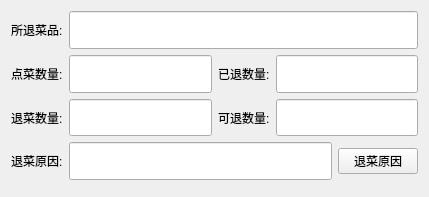
<?xml version="1.0" encoding="UTF-8"?>
<ui version="4.0">
 <class>back_cook</class>
 <widget class="QDialog" name="back_cook">
  <property name="geometry">
   <rect>
    <x>0</x>
    <y>0</y>
    <width>429</width>
    <height>197</height>
   </rect>
  </property>
  <property name="sizePolicy">
   <sizepolicy hsizetype="Preferred" vsizetype="Preferred">
    <horstretch>0</horstretch>
    <verstretch>0</verstretch>
   </sizepolicy>
  </property>
  <property name="minimumSize">
   <size>
    <width>0</width>
    <height>0</height>
   </size>
  </property>
  <property name="windowTitle">
   <string>Dialog</string>
  </property>
  <layout class="QVBoxLayout" name="verticalLayout">
   <item>
    <layout class="QHBoxLayout" name="horizontalLayout_2">
     <item>
      <widget class="QLabel" name="label_2">
       <property name="sizePolicy">
        <sizepolicy hsizetype="Minimum" vsizetype="Expanding">
         <horstretch>0</horstretch>
         <verstretch>0</verstretch>
        </sizepolicy>
       </property>
       <property name="minimumSize">
        <size>
         <width>0</width>
         <height>0</height>
        </size>
       </property>
       <property name="text">
        <string>所退菜品:</string>
       </property>
      </widget>
     </item>
     <item>
      <widget class="QLineEdit" name="lineEdit">
       <property name="sizePolicy">
        <sizepolicy hsizetype="Expanding" vsizetype="Expanding">
         <horstretch>0</horstretch>
         <verstretch>0</verstretch>
        </sizepolicy>
       </property>
       <property name="minimumSize">
        <size>
         <width>0</width>
         <height>0</height>
        </size>
       </property>
       <property name="alignment">
        <set>Qt::AlignLeading|Qt::AlignLeft|Qt::AlignVCenter</set>
       </property>
      </widget>
     </item>
    </layout>
   </item>
   <item>
    <layout class="QHBoxLayout" name="horizontalLayout_3">
     <item>
      <widget class="QLabel" name="label_3">
       <property name="sizePolicy">
        <sizepolicy hsizetype="Minimum" vsizetype="Expanding">
         <horstretch>0</horstretch>
         <verstretch>0</verstretch>
        </sizepolicy>
       </property>
       <property name="minimumSize">
        <size>
         <width>0</width>
         <height>0</height>
        </size>
       </property>
       <property name="text">
        <string>点菜数量:</string>
       </property>
      </widget>
     </item>
     <item>
      <widget class="QLineEdit" name="lineEdit_2">
       <property name="sizePolicy">
        <sizepolicy hsizetype="Expanding" vsizetype="Expanding">
         <horstretch>0</horstretch>
         <verstretch>0</verstretch>
        </sizepolicy>
       </property>
       <property name="minimumSize">
        <size>
         <width>0</width>
         <height>0</height>
        </size>
       </property>
       <property name="alignment">
        <set>Qt::AlignLeading|Qt::AlignLeft|Qt::AlignVCenter</set>
       </property>
      </widget>
     </item>
     <item>
      <widget class="QLabel" name="label_4">
       <property name="sizePolicy">
        <sizepolicy hsizetype="Minimum" vsizetype="Expanding">
         <horstretch>0</horstretch>
         <verstretch>0</verstretch>
        </sizepolicy>
       </property>
       <property name="minimumSize">
        <size>
         <width>0</width>
         <height>0</height>
        </size>
       </property>
       <property name="text">
        <string>已退数量:</string>
       </property>
      </widget>
     </item>
     <item>
      <widget class="QLineEdit" name="lineEdit_3">
       <property name="sizePolicy">
        <sizepolicy hsizetype="Expanding" vsizetype="Expanding">
         <horstretch>0</horstretch>
         <verstretch>0</verstretch>
        </sizepolicy>
       </property>
       <property name="minimumSize">
        <size>
         <width>0</width>
         <height>0</height>
        </size>
       </property>
       <property name="alignment">
        <set>Qt::AlignLeading|Qt::AlignLeft|Qt::AlignVCenter</set>
       </property>
      </widget>
     </item>
    </layout>
   </item>
   <item>
    <layout class="QHBoxLayout" name="horizontalLayout_4">
     <item>
      <widget class="QLabel" name="label_5">
       <property name="sizePolicy">
        <sizepolicy hsizetype="Minimum" vsizetype="Expanding">
         <horstretch>0</horstretch>
         <verstretch>0</verstretch>
        </sizepolicy>
       </property>
       <property name="minimumSize">
        <size>
         <width>0</width>
         <height>0</height>
        </size>
       </property>
       <property name="text">
        <string>退菜数量:</string>
       </property>
      </widget>
     </item>
     <item>
      <widget class="QLineEdit" name="lineEdit_5">
       <property name="sizePolicy">
        <sizepolicy hsizetype="Expanding" vsizetype="Expanding">
         <horstretch>0</horstretch>
         <verstretch>0</verstretch>
        </sizepolicy>
       </property>
       <property name="minimumSize">
        <size>
         <width>0</width>
         <height>0</height>
        </size>
       </property>
       <property name="alignment">
        <set>Qt::AlignLeading|Qt::AlignLeft|Qt::AlignVCenter</set>
       </property>
      </widget>
     </item>
     <item>
      <widget class="QLabel" name="label_6">
       <property name="sizePolicy">
        <sizepolicy hsizetype="Minimum" vsizetype="Expanding">
         <horstretch>0</horstretch>
         <verstretch>0</verstretch>
        </sizepolicy>
       </property>
       <property name="minimumSize">
        <size>
         <width>0</width>
         <height>0</height>
        </size>
       </property>
       <property name="text">
        <string>可退数量:</string>
       </property>
      </widget>
     </item>
     <item>
      <widget class="QLineEdit" name="lineEdit_4">
       <property name="sizePolicy">
        <sizepolicy hsizetype="Expanding" vsizetype="Expanding">
         <horstretch>0</horstretch>
         <verstretch>0</verstretch>
        </sizepolicy>
       </property>
       <property name="minimumSize">
        <size>
         <width>0</width>
         <height>0</height>
        </size>
       </property>
       <property name="alignment">
        <set>Qt::AlignLeading|Qt::AlignLeft|Qt::AlignVCenter</set>
       </property>
      </widget>
     </item>
    </layout>
   </item>
   <item>
    <layout class="QHBoxLayout" name="horizontalLayout_5">
     <item>
      <widget class="QLabel" name="label_7">
       <property name="sizePolicy">
        <sizepolicy hsizetype="Minimum" vsizetype="Expanding">
         <horstretch>0</horstretch>
         <verstretch>0</verstretch>
        </sizepolicy>
       </property>
       <property name="minimumSize">
        <size>
         <width>0</width>
         <height>0</height>
        </size>
       </property>
       <property name="text">
        <string>退菜原因:</string>
       </property>
      </widget>
     </item>
     <item>
      <widget class="QLineEdit" name="lineEdit_6">
       <property name="sizePolicy">
        <sizepolicy hsizetype="Expanding" vsizetype="Expanding">
         <horstretch>0</horstretch>
         <verstretch>0</verstretch>
        </sizepolicy>
       </property>
       <property name="minimumSize">
        <size>
         <width>0</width>
         <height>0</height>
        </size>
       </property>
       <property name="alignment">
        <set>Qt::AlignLeading|Qt::AlignLeft|Qt::AlignVCenter</set>
       </property>
      </widget>
     </item>
     <item>
      <widget class="lds_toolbar_button" name="pushButton_8">
       <property name="sizePolicy">
        <sizepolicy hsizetype="Minimum" vsizetype="Maximum">
         <horstretch>0</horstretch>
         <verstretch>0</verstretch>
        </sizepolicy>
       </property>
       <property name="minimumSize">
        <size>
         <width>0</width>
         <height>0</height>
        </size>
       </property>
       <property name="focusPolicy">
        <enum>Qt::NoFocus</enum>
       </property>
       <property name="text">
        <string>退菜原因</string>
       </property>
       <property name="outer_stylesheet" stdset="0">
        <string>pushbutton</string>
       </property>
      </widget>
     </item>
    </layout>
   </item>
   <item>
    <widget class="lds_toolbar" name="frame">
     <property name="frameShape">
      <enum>QFrame::StyledPanel</enum>
     </property>
     <property name="frameShadow">
      <enum>QFrame::Raised</enum>
     </property>
    </widget>
   </item>
  </layout>
 </widget>
 <customwidgets>
  <customwidget>
   <class>lds_toolbar_button</class>
   <extends>QPushButton</extends>
   <header>lds_toolbar_button.h</header>
  </customwidget>
  <customwidget>
   <class>lds_toolbar</class>
   <extends>QFrame</extends>
   <header>lds_toolbar.h</header>
   <container>1</container>
  </customwidget>
 </customwidgets>
 <resources/>
 <connections/>
</ui>
